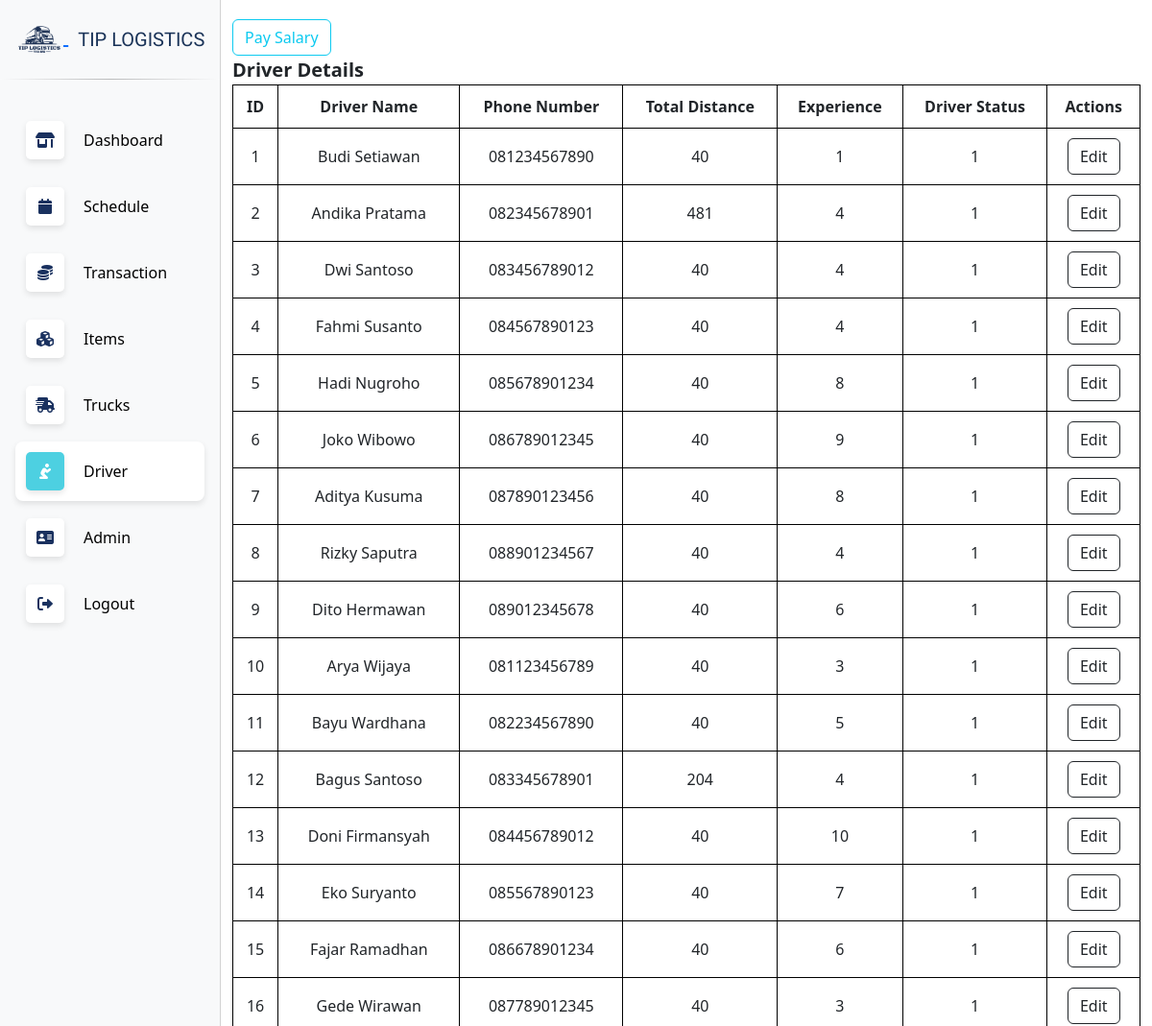
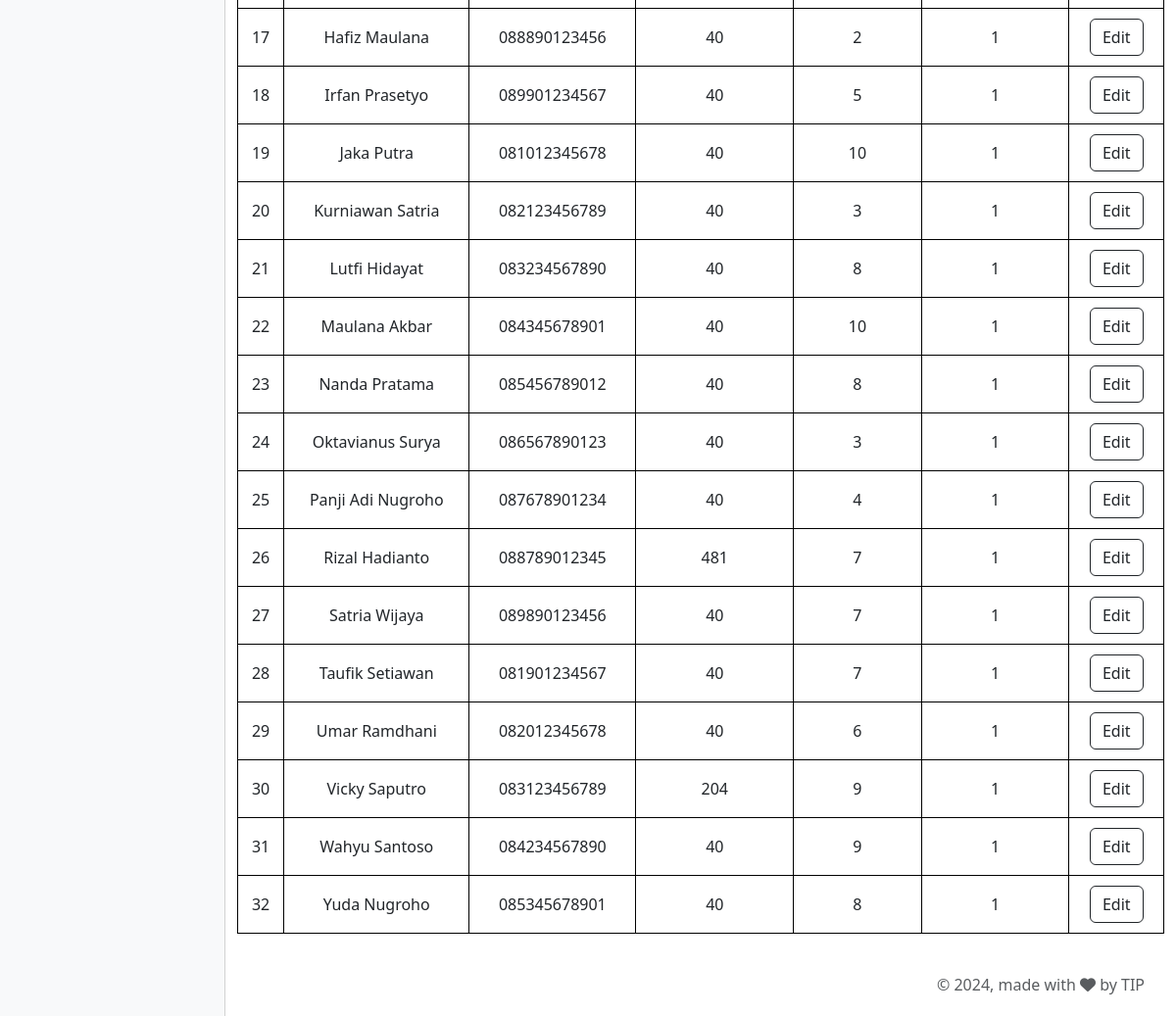
Page /driver.php (signed in) on the earlier database version (2 pictures, top to bottom).
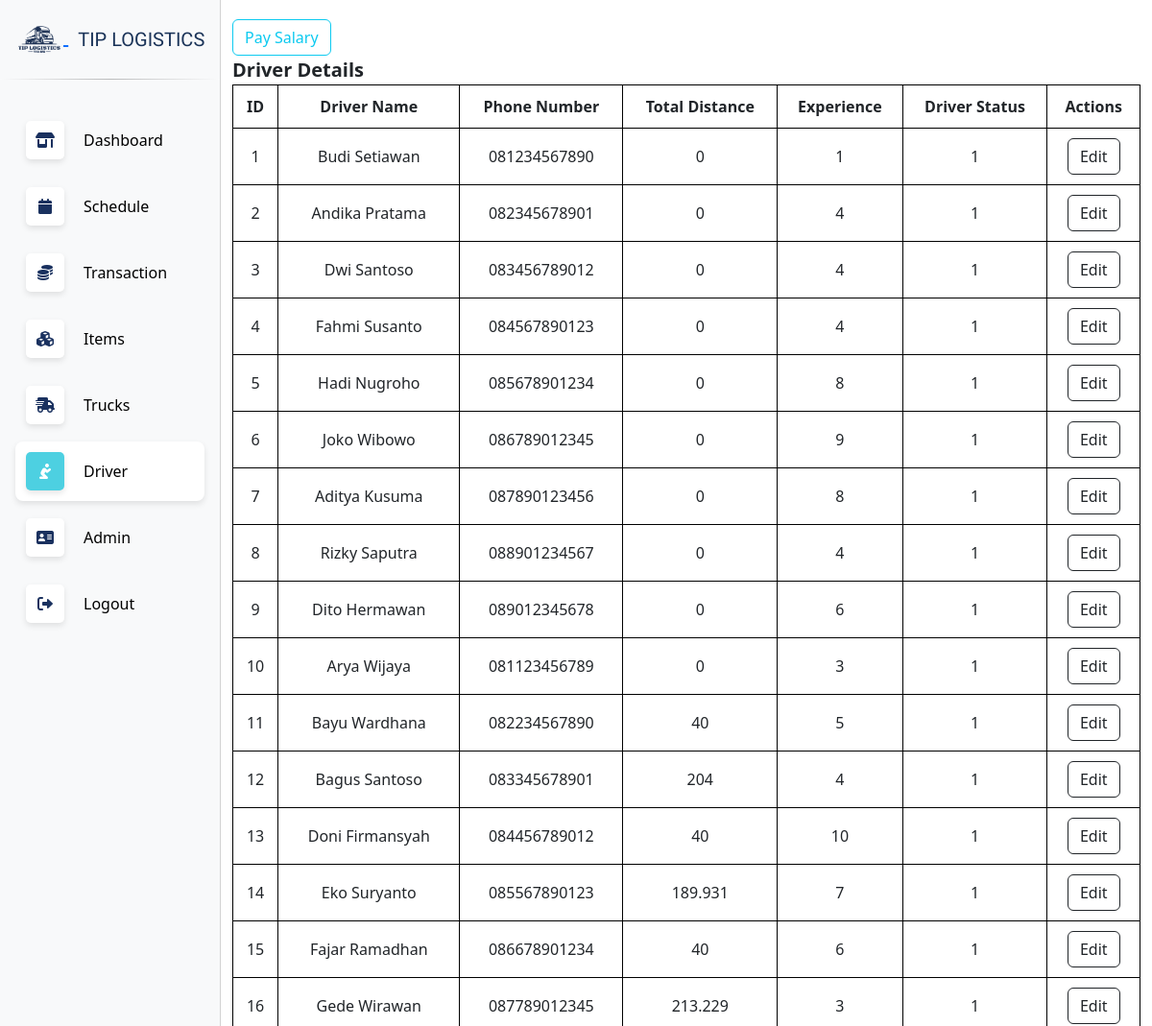
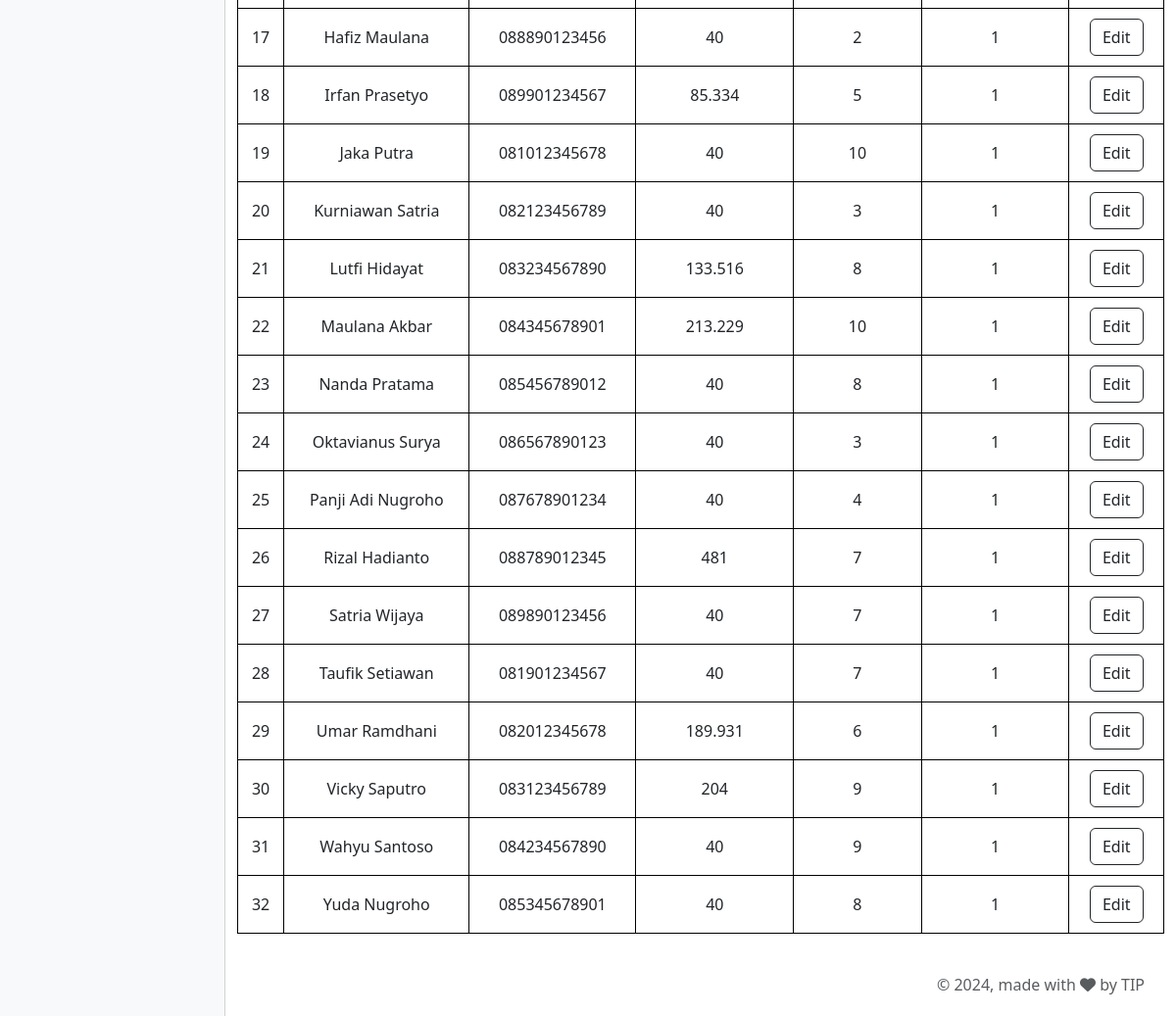
Same page on the later database version (2 pictures, top to bottom).
### tables this page shows
CREATE TABLE `driver` (
  `id` int(11) NOT NULL,
  `driver_name` varchar(45) NOT NULL,
  `phone_number` varchar(12) NOT NULL,
  `total_distance` float NOT NULL,
  `experience` int(11) NOT NULL,
  `driver_status` tinyint(1) NOT NULL
);

### driver.php (the view, shortened to what this page needs)
<?php
$servername = "localhost";
$username = "root";
$password = "";
$dbname = "logistics_company";
$conn = new mysqli($servername, $username, $password, $dbname);
$sql = "SELECT * FROM driver";
$result = $conn->query($sql);
?>
<!DOCTYPE html>
<html lang="en">
<head>
    <?php include('head.php'); ?>
</head>
<body>
    <?php
      include('navbar.php');
    ?>
    <div class="main-content">
        <div class="container">
            <button type="button" class="btn btn-outline-info" onclick="window.location.href='calculate_salary.php'" style="margin-top:20px;">Pay Salary</button>
            <div class="title-form">Driver Details</div>
            <table>
                <tr>
                    <th>ID</th>
                    <th>Driver Name</th>
                    <th>Phone Number</th>
                    <th>Total Distance</th>
                    <th>Experience</th>
                    <th>Driver Status</th>
                    <th>Actions</th>
                </tr>
                <?php
                if ($result->num_rows > 0) {
                    while($row = $result->fetch_assoc()) {
                        echo "<tr>
                            <td>{$row['id']}</td>
                            <td>{$row['driver_name']}</td>
                            <td>{$row['phone_number']}</td>
                            <td>{$row['total_distance']}</td>
                            <td>{$row['experience']}</td>
                            <td>{$row['driver_status']}</td>
                            <td>
                                <button class='btn btn-outline-dark'  onclick=\"showEditForm('{$row['id']}', '{$row['driver_name']}', '{$row['phone_number']}', '{$row['total_distance']}', '{$row['experience']}', '{$row['driver_status']}')\">Edit</button>
                            </td>
                        </tr>";
                    }
                } else {
                    echo "<tr><td colspan='7'>No drivers found</td></tr>";
                }
                ?>
            </table>
        </div>
    </div>
     <?php
      include('footer.php');
    ?>
</body>
</html>

### head.php (shortened to what this page needs)
<link href="https://cdn.jsdelivr.net/npm/bootstrap@5.3.3/dist/css/bootstrap.min.css" rel="stylesheet">
<link rel="stylesheet" href="https://cdn.jsdelivr.net/npm/@docsearch/css@3">
<link rel="stylesheet" href="assets/solid.min.css" type="text/css">
<link rel="stylesheet" href="assets/all.min.css" type="text/css">
<link rel="stylesheet" href="assets/style.css" type="text/css">
<link rel="stylesheet" href="https://cdnjs.cloudflare.com/ajax/libs/font-awesome/6.0.0-beta3/css/all.min.css">
<link href="https://cdn.datatables.net/v/dt/dt-2.0.3/datatables.min.css" rel="stylesheet">
<link href="assets/datatables/datatables.css" rel="stylesheet">
<link rel="stylesheet" href="https://pyscript.net/alpha/pyscript.css" />

### navbar.php (shortened to what this page needs)
<div class="offcanvas offcanvas-start bg-body-tertiary" data-bs-scroll="true" data-bs-backdrop="false" tabindex="-1" id="offcanvasScrolling" aria-labelledby="offcanvasScrollingLabel" style="width: fit-content !important;">
    <div class="offcanvas-header">
        <h5 class="offcanvas-title">
            <a href="dashboard.php">
            <img src="images/logo-bt.png" style="height: 50px; display: inline-block; vertical-align: middle;" alt="Logo" >
            <span class="button-label navbar-brand black-ops-one-regular" >
                TIP LOGISTICS
            </span></a>
        </h5>
    </div>
    <hr class="gradient-line"  style="margin-top: 0; padding-top: 0; ">
    <div class="offcanvas-body">
        <div class="d-flex flex-column align-items-start p-0">
            <div class="btn-group-vertical gap-2 w-100" role="group" aria-label="Custom Radio Buttons">
                <button type="button" class="btn btn-transparent d-flex justify-content-start align-items-center rounded-3 p-0" aria-pressed="false" onclick="toggleButton(this)">
                    <div class="btn-icon" aria-pressed="false" >
                        <i class="fa-solid fa-shop"></i>
                    </div>
                    <span class="button-label">Dashboard</span>
                </button>
                <button type="button" class="btn btn-transparent d-flex justify-content-start align-items-center rounded-3 p-0" aria-pressed="false" onclick="toggleButton(this)">
                    <div class="btn-icon">
                        <i class="fa-solid fa-calendar" aria-pressed="false"></i>
                    </div>
                    <span class="button-label">Schedule</span>
                </button>
                <button type="button" class="btn btn-transparent d-flex justify-content-start align-items-center rounded-3 p-0" aria-pressed="false" onclick="toggleButton(this)">
                    <div class="btn-icon">
                        <i class="fa-solid fa-coins" aria-pressed="false"></i>
                    </div>
                    <span class="button-label">Transaction</span>
                </button>
                <button type="button" class="btn btn-transparent d-flex justify-content-start align-items-center rounded-3 p-0" aria-pressed="false" onclick="toggleButton(this)">
                    <div class="btn-icon">
                        <i class="fa-solid fa-cubes" aria-pressed="false"></i>
                    </div>
                    <span class="button-label">Items</span>
                </button>
                <button type="button" class="btn btn-transparent d-flex justify-content-start align-items-center rounded-3 p-0" aria-pressed="false" onclick="toggleButton(this)">
                    <div class="btn-icon">
                        <i class="fa-solid fa-truck-fast" aria-pressed="false"></i>
                    </div>
                    <span class="button-label">Trucks</span>
                </button>
                <button type="button" class="btn btn-transparent d-flex justify-content-start align-items-center rounded-3 p-0" aria-pressed="false" onclick="toggleButton(this)">
                    <div class="btn-icon">
                        <i class="fa-solid fa-person-praying" aria-pressed="false"></i>
                    </div>
                    <span class="button-label">Driver</span>
                </button>
                <button type="button" class="btn btn-transparent d-flex justify-content-start align-items-center rounded-3 p-0" aria-pressed="false" onclick="toggleButton(this)">
                    <div class="btn-icon">
                        <i class="fa-solid fa-address-card" aria-pressed="false"></i>
                    </div>
                    <span class="button-label">Admin</span>
                </button>
                <button type="button" class="btn btn-transparent d-flex justify-content-start align-items-center rounded-3 p-0" aria-pressed="false" onclick="toggleButton(this)">
                    <div class="btn-icon">
                        <i class="fa-solid fa-right-from-bracket" aria-pressed="false"></i>
                    </div>
                    <span class="button-label">Logout</span>
                </button>
            </div>
        </div>
    </div>
</div>

### footer.php (shortened to what this page needs)
<footer class="footer">
    <div class="container-fluid">
        <div class="row align-items-end justify-content-end">
            <div class="col-lg-6 mb-lg-0 mb-4">
                <div class="copyright text-end text-sm text-muted text-lg-end">
                © 2024,
                made with <i class="fa fa-heart"></i> by TIP
                </div>
            </div>
        </div>
    </div>
</footer>

### assets/style.css (style rules this page uses)
.offcanvas-header { display: flex; align-items: center; margin:0; }
.offcanvas-body { overflow-y: auto; scrollbar-width: thin; }
.gradient-line { background: radial-gradient(circle at center, #000000 0%, #ffffff 100%); height: 1px; border: none; }
.black-ops-one-regular { font-family: "Black Ops One", system-ui; font-weight: 400; font-style: normal; color: #1A3358; display: inline-block; vertical-align: middle; }
.btn-transparent { background-color: transparent !important; border-color: transparent !important; color: #000; }
.btn-transparent.active, .btn-transparent:hover { background-color: rgba(255, 255, 255, 1) !important; color: #000; box-shadow: 0px 3px 6px rgba(0, 0, 0, 0.1); }
.button-label { margin-left: 10px; }
.btn-icon { display: flex; align-items: center; justify-content: center; width: 40px; height: 40px; border-radius: 5px; margin: 10px; }
.btn-icon.active { background-color: #4DD0E1; color: white; box-shadow: 0px 3px 6px rgba(0, 0, 0, 0.1); }
.btn-icon:not(.active) { background-color: white; color: #1A315F; box-shadow: 0px 3px 6px rgba(0, 0, 0, 0.1); }
.btn-icon i { display: block; margin: 0; }
th, td { white-space: nowrap; }
.title-form { font-size: 20px; font-weight: bold; }
.main-content { display: flex; flex-direction: column; min-height: 100vh; }
.footer { flex-shrink: 0; margin-top: auto; margin-right: 20px; padding-bottom: 20px; padding: 20px 0; text-align: center; }

### assets/datatables/datatables.css (style rules this page uses)
:root { --dt-row-selected: 13, 110, 253; --dt-row-selected-text: 255, 255, 255; --dt-row-selected-link: 9, 10, 11; --dt-row-stripe: 0, 0, 0; --dt-row-hover: 0, 0, 0; --dt-column-ordering: 0, 0, 0; --dt-html-background: white; }

### driver.php (style rules this page uses)
table { width: 100%; border-collapse: collapse; margin-bottom: 20px; }
table, th, td { border: 1px solid black; }
th, td { padding: 10px; text-align: center; }

Differences in the rows shown:
changed driver "Budi Setiawan": total_distance "40" → "0"
changed driver "Andika Pratama": total_distance "481" → "0"
changed driver "Dwi Santoso": total_distance "40" → "0"
changed driver "Fahmi Susanto": total_distance "40" → "0"
changed driver "Hadi Nugroho": total_distance "40" → "0"
changed driver "Joko Wibowo": total_distance "40" → "0"
changed driver "Aditya Kusuma": total_distance "40" → "0"
changed driver "Rizky Saputra": total_distance "40" → "0"
changed driver "Dito Hermawan": total_distance "40" → "0"
changed driver "Arya Wijaya": total_distance "40" → "0"
changed driver "Eko Suryanto": total_distance "40" → "189.931"
changed driver "Gede Wirawan": total_distance "40" → "213.229"
changed driver "Irfan Prasetyo": total_distance "40" → "85.334"
changed driver "Lutfi Hidayat": total_distance "40" → "133.516"
changed driver "Maulana Akbar": total_distance "40" → "213.229"
changed driver "Umar Ramdhani": total_distance "40" → "189.931"
